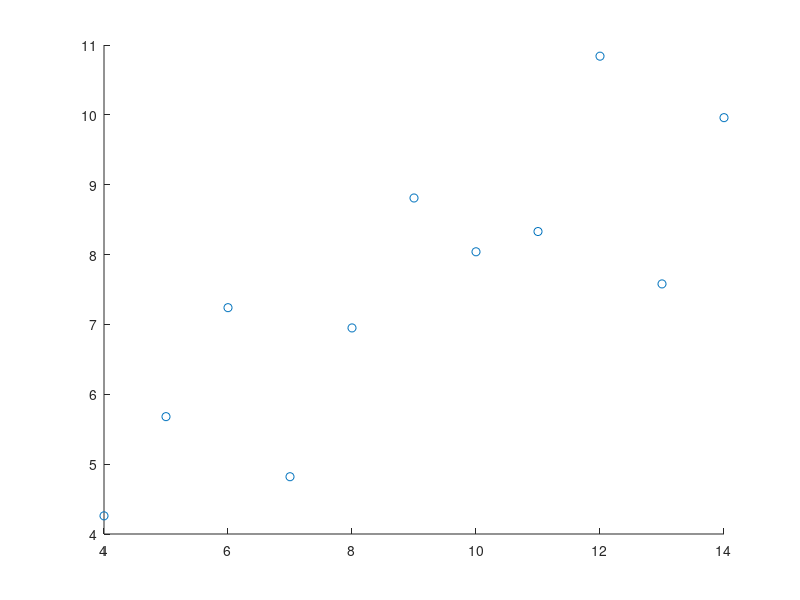

This chart was generated by the following MATLAB code: (Note: this script raises an error after producing the figure.)
% Djonathan, Leonardo, Roberto - IA - 2018.1
% 2) Faça um script no Octave chamado demo.m onde para cada dataset faça os seguintes comandos:
clear all;clc; close all

% Declaração de cenários
x1 = [10;8;13;9;11;14;6;4;12;7;5];
y1 = [8.04;6.95;7.58;8.81;8.33;9.96;7.24;4.26;10.84;4.82;5.68];
x2 = [10;8;13;9;11;14;6;4;12;7;5];
y2 = [9.14;8.14;8.47;8.77;9.26;8.10;6.13;3.10;9.13;7.26;4.74];
x3 = [8;8;8;8;8;8;8;8;8;8;19];
y3 = [6.58;5.76;7.71;8.84;8.47;7.04;5.25;5.56;7.91;6.89;12.50];

% Determina o cenário que será executado 
for cenario = 1:3
	% Escolhe o cenário
	switch (cenario)
		case 1
			x = x1;
			y = y1;
		case 2
			x = x2;
			y = y2;
		case 3
			x = x3;
			y = y3;
	endswitch
	
	% seleciona imagem
	figure(cenario);
	
	% a. Faça um Gráfico de Dispersão (veja função Scatter).
	scatter(x, y);

	% b. Calcule o coeficiente de correlação.
	resultadoCorrelacao = correlacao(x, y);

	% c. Trace a linha da regressão no Gráfico de Dispersão (utilize a função hold on para isto)
	[b0, b1] = regressao(x, y);
	pontosRegressao = b0 + b1 * x;
	hold on;
	plot(x, pontosRegressao);

	% d. Mostre os coeficientes de correlação e regressão no Gráfico de Dispersão (utilize as funções title e num2str)
	title(["Correlacao: ", num2str(resultadoCorrelacao), " B0: ", num2str(b0), " B1: ", num2str(b1)]);

end

% 3. O segundo dataset não é apropriado para regressão linear pois a natureza da relação entre os dados não é linear.
% Para este caso a regressão polinomial oferesse melhores resultados.
% O terceiro dataset também não é apropriado pois a qualidade da relação entre os dados não é boa.